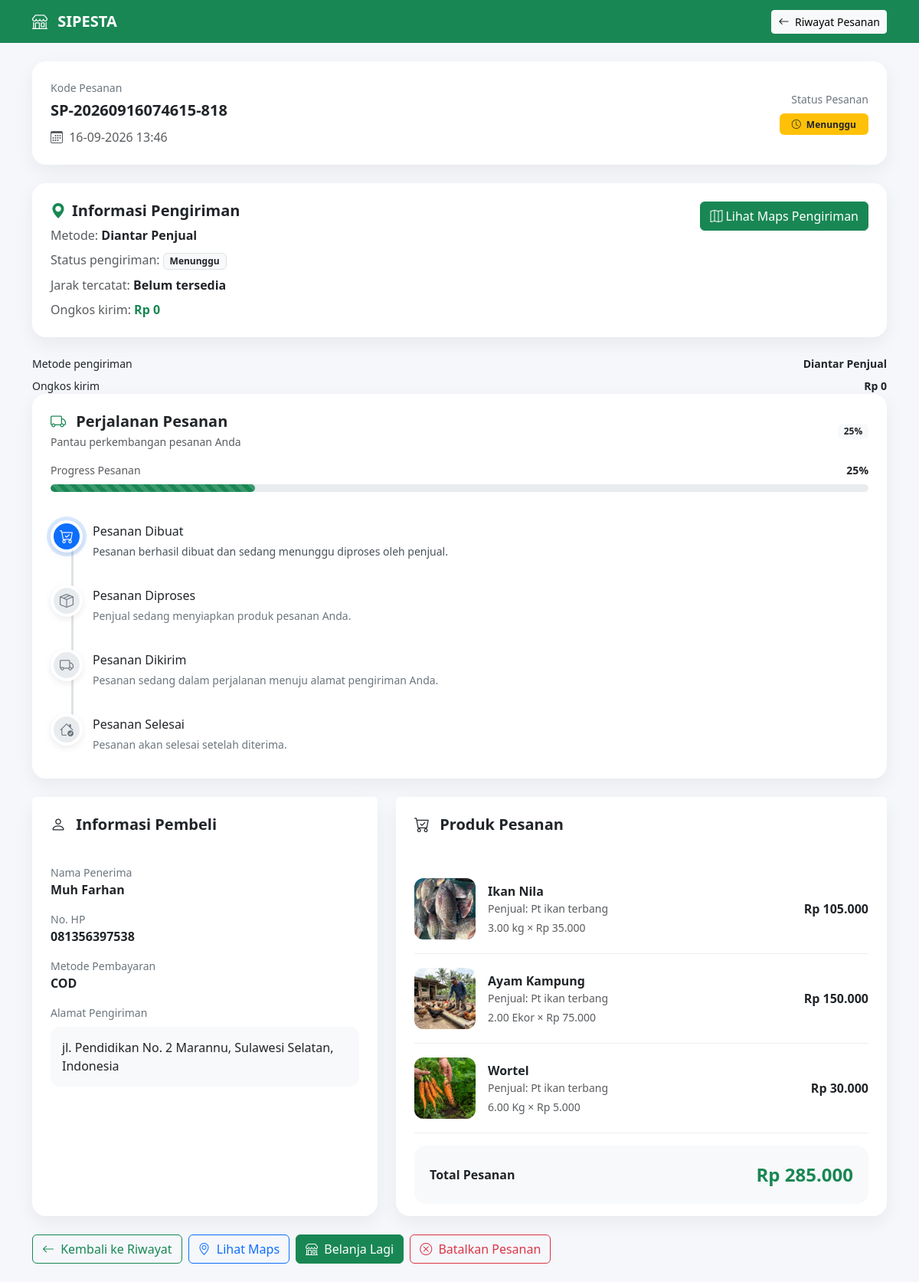
Page /pembeli/detail_pesanan.php?id=1 (signed in) on the committed database.
### tables this page shows
CREATE TABLE `pesanan` (
  `id` int(11) NOT NULL,
  `kode_pesanan` varchar(30) NOT NULL,
  `pembeli_id` int(11) NOT NULL,
  `nama_penerima` varchar(150) DEFAULT NULL,
  `no_hp` varchar(30) DEFAULT NULL,
  `tanggal_pesanan` datetime DEFAULT current_timestamp(),
  `total_harga` decimal(15,2) NOT NULL DEFAULT 0.00,
  `alamat_pengiriman` text NOT NULL,
  `catatan` text DEFAULT NULL,
  `metode_pembayaran` enum('COD','Transfer') DEFAULT 'COD',
  `STATUS` varchar(20) NOT NULL DEFAULT 'menunggu',
  `created_at` timestamp NOT NULL DEFAULT current_timestamp(),
  `updated_at` timestamp NOT NULL DEFAULT current_timestamp() ON UPDATE current_timestamp(),
  `latitude_pengiriman` decimal(10,8) DEFAULT NULL,
  `longitude_pengiriman` decimal(11,8) DEFAULT NULL,
  `jarak_km` decimal(10,2) DEFAULT NULL,
  `ongkos_kirim` decimal(15,2) NOT NULL DEFAULT 0.00
);

CREATE TABLE `detail_pesanan` (
  `id` int(11) NOT NULL,
  `pesanan_id` int(11) NOT NULL,
  `pesanan_penjual_id` int(11) DEFAULT NULL,
  `produk_id` int(11) NOT NULL,
  `jumlah` decimal(15,2) NOT NULL,
  `harga` decimal(15,2) NOT NULL,
  `subtotal` decimal(15,2) NOT NULL
);

CREATE TABLE `produk` (
  `id` int(11) NOT NULL,
  `penjual_id` int(11) NOT NULL,
  `kategori_id` int(11) NOT NULL,
  `nama_produk` varchar(150) NOT NULL,
  `deskripsi` text DEFAULT NULL,
  `harga` decimal(15,2) NOT NULL DEFAULT 0.00,
  `satuan` varchar(50) NOT NULL,
  `stok` decimal(15,2) NOT NULL DEFAULT 0.00,
  `foto` varchar(255) DEFAULT NULL,
  `STATUS` enum('tersedia','habis','nonaktif') DEFAULT 'tersedia',
  `created_at` timestamp NOT NULL DEFAULT current_timestamp(),
  `updated_at` timestamp NOT NULL DEFAULT current_timestamp() ON UPDATE current_timestamp()
);

CREATE TABLE `penjual` (
  `id` int(11) NOT NULL,
  `user_id` int(11) NOT NULL,
  `nama` varchar(100) NOT NULL,
  `no_hp` varchar(20) DEFAULT NULL,
  `alamat` text DEFAULT NULL,
  `nama_usaha` varchar(150) DEFAULT NULL,
  `jenis_usaha` varchar(100) DEFAULT NULL,
  `created_at` timestamp NOT NULL DEFAULT current_timestamp(),
  `latitude` decimal(10,8) DEFAULT NULL,
  `longitude` decimal(11,8) DEFAULT NULL
);

### pembeli/detail_pesanan.php (the view, shortened to what the rows shown need)
<?php
require_once "../config/database.php";
require_once "../config/auth.php";
require_once "../config/helper.php";
$user_id = userId();
$pesanan_id = isset($_GET['id']) ? (int) $_GET['id'] : 0;
$stmtPembeli = $conn->prepare("
    SELECT
        id,
        nama,
        no_hp,
        alamat,
        nama_toko
    FROM pembeli
    WHERE user_id = ?
    LIMIT 1
");
$stmtPembeli->bind_param("i", $user_id);
$stmtPembeli->execute();
$pembeli = $stmtPembeli->get_result()->fetch_assoc();
$pembeli_id = (int) $pembeli['id'];
$stmtPesanan = $conn->prepare("
    SELECT * FROM pesanan
    WHERE id = ? AND pembeli_id = ?
    LIMIT 1
");
$stmtPesanan->bind_param(
    "ii",
    $pesanan_id,
    $pembeli_id
);
$stmtPesanan->execute();
$pesanan = $stmtPesanan->get_result()->fetch_assoc();
$metodePengiriman = $pesanan['metode_pengiriman'] ?? 'diantar_penjual';
$ambilSendiri = $metodePengiriman === 'ambil_sendiri';
$ongkir = (float)($pesanan['ongkos_kirim'] ?? 0);
$stmtDetail = $conn->prepare("
    SELECT
        dp.id,
        dp.produk_id,
        dp.jumlah,
        dp.harga,
        dp.subtotal,
        pr.nama_produk,
        pr.satuan,
        pr.foto,
        pen.nama_usaha
    FROM detail_pesanan dp
    INNER JOIN produk pr
        ON dp.produk_id = pr.id
    INNER JOIN penjual pen
        ON pr.penjual_id = pen.id
    WHERE dp.pesanan_id = ?
    ORDER BY dp.id ASC
");
$stmtDetail->bind_param(
    "i",
    $pesanan_id
);
$stmtDetail->execute();
$detailPesanan = $stmtDetail->get_result();
?>
<!DOCTYPE html>
<html lang="id">
<head>
    <link
        href="https\://cdn.jsdelivr.net/npm/bootstrap\@5.3.2/dist/css/bootstrap.min.css"
        rel="stylesheet"
    >
    <link
        href="https\://cdn.jsdelivr.net/npm/bootstrap-icons\@1.11.3/font/bootstrap-icons.css"
        rel="stylesheet"
    >
</head>
<body>
<div class="container py-4">
<div class="card card-custom mb-4">
    <div class="card-body p-4">
        <div class="row align-items-center">
            <div class="col-md-7">
                <div class="info-label mb-1">
                    Kode Pesanan
                </div>
                <div class="order-code">
                    <?= e($pesanan['kode_pesanan']) ?>
                </div>
                <div class="text-muted mt-2">
                    <i class="bi bi-calendar3 me-1"></i>
                    <?= date(
                        'd-m-Y H:i',
                        strtotime($pesanan['tanggal_pesanan'])
                    ) ?>
                </div>
            </div>
        </div>
    </div>
</div>
<div class="card card-custom mb-4">
    <div class="card-body p-4">
        <div class="d-flex flex-wrap justify-content-between align-items-start gap-3">
            <div>
                <div><span class="text-muted">Ongkos kirim:</span> <strong class="text-success"><?= $ambilSendiri ? 'Gratis (Rp0)' : rupiah($ongkir) ?></strong></div>
            </div>
        </div>
    </div>
</div>
            <div class="d-flex justify-content-between align-items-center mt-2 small">
                <span>Ongkos kirim</span><strong><?= $ambilSendiri ? 'Gratis' : rupiah($ongkir) ?></strong>
            </div>
<div class="row g-4">
<div class="col-lg-5">
    <div class="card card-custom h-100">
        <div class="card-body px-4">
            <div class="mb-3">
                <div class="info-label">
                    Nama Penerima
                </div>
                <div class="info-value">
                    <?= e($pesanan['nama_penerima']) ?>
                </div>
            </div>
            <div class="mb-3">
                <div class="info-label">
                    No. HP
                </div>
                <div class="info-value">
                    <?= e($pesanan['no_hp']) ?>
                </div>
            </div>
            <div class="mb-3">
                <div class="info-label">
                    Metode Pembayaran
                </div>
                <div class="info-value">
                    <?= e($pesanan['metode_pembayaran']) ?>
                </div>
            </div>
            <div class="mb-3">
                <div class="info-label">
                    <?= $ambilSendiri ? 'Lokasi Pengambilan' : 'Alamat Pengiriman' ?>
                </div>
                <div class="address-box mt-2">
                    <?= nl2br(
                        e($pesanan['alamat_pengiriman'])
                    ) ?>
                </div>
            </div>
        </div>
    </div>
</div>
<div class="col-lg-7">
    <div class="card card-custom">
        <div class="card-body px-4">
            <?php if ($detailPesanan->num_rows > 0): ?>
                <?php while (
                    $item = $detailPesanan->fetch_assoc()
                ): ?>
                    <?php
                    $foto = trim(
                        $item['foto'] ?? ''
                    );
                    $foto = str_replace(
                        '\\\\',
                        '/',
                        $foto
                    );
                    $namaFileFoto = basename($foto);
                    $pathFoto = __DIR__
                        . "/../uploads/produk/"
                        . $namaFileFoto;
                    $urlFoto = "../uploads/produk/"
                        . rawurlencode($namaFileFoto);
                    ?>
                    <div class="product-row">
                        <div class="row align-items-center g-3">
                            <div class="col-auto">
                                <?php if (
                                    $namaFileFoto !== '' &&
                                    file_exists($pathFoto)
                                ): ?>
                                    <img
                                        src="<?= e($urlFoto) ?>"
                                        class="product-image"
                                        alt="<?= e($item['nama_produk']) ?>"
                                    >
                                <?php else: ?>
                                    <div class="product-placeholder">
                                        <i class="bi bi-image"></i>
                                    </div>
                                <?php endif; ?>
                            </div>
                            <div class="col">
                                <div class="fw-bold">
                                    <?= e(
                                        $item['nama_produk']
                                    ) ?>
                                </div>
                                <div class="text-muted small">
                                    Penjual:
                                    <?= e(
                                        $item['nama_usaha']
                                    ) ?>
                                </div>
                                <div class="text-muted small mt-1">
                                    <?= e($item['jumlah']) ?>
                                    <?= e($item['satuan']) ?>
                                    ×
                                    <?= rupiah(
                                        $item['harga']
                                    ) ?>
                                </div>
                            </div>
                            <div class="col-auto">
                                <strong>
                                    <?= rupiah(
                                        $item['subtotal']
                                    ) ?>
                                </strong>
                            </div>
                        </div>
                    </div>
                <?php endwhile; ?>
            <?php else: ?>
                <div class="alert alert-warning">
                    Detail produk tidak ditemukan.
                </div>
            <?php endif; ?>
            <div class="total-box mt-3">
                <div class="d-flex
                            justify-content-between
                            align-items-center">
                    <span class="fw-semibold">
                        Total Pesanan
                    </span>
                    <span class="fs-4
                                 fw-bold
                                 text-success">
                        <?= rupiah(
                            $pesanan['total_harga']
                        ) ?>
                    </span>
                </div>
            </div>
        </div>
    </div>
</div>
</div>
</div>
</body>
</html>

### rows in the picture
pesanan: kode_pesanan "SP-20260916074615-818", tanggal_pesanan "16-09-2026 13:46", ongkos_kirim "Rp 0", nama_penerima "Muh Farhan", no_hp "081356397538", metode_pembayaran "COD", alamat_pengiriman "jl. Pendidikan No. 2 Marannu, Sulawesi Selatan, Indonesia", total_harga "Rp 285.000"
detail_pesanan: produk.foto (picture), produk.nama_produk "Ikan Nila", penjual.nama_usaha "Pt ikan terbang", jumlah "3.00", produk.satuan "kg", harga "Rp 35.000", subtotal "Rp 105.000"
detail_pesanan: produk.foto (picture), produk.nama_produk "Ayam Kampung", penjual.nama_usaha "Pt ikan terbang", jumlah "2.00", produk.satuan "Ekor", harga "Rp 75.000", subtotal "Rp 150.000"
detail_pesanan: produk.foto (picture), produk.nama_produk "Wortel", penjual.nama_usaha "Pt ikan terbang", jumlah "6.00", produk.satuan "Kg", harga "Rp 5.000", subtotal "Rp 30.000"

### other values in the picture
$labelPengiriman "Diantar Penjual"
$statusPengiriman "Menunggu"
$progress "25"
